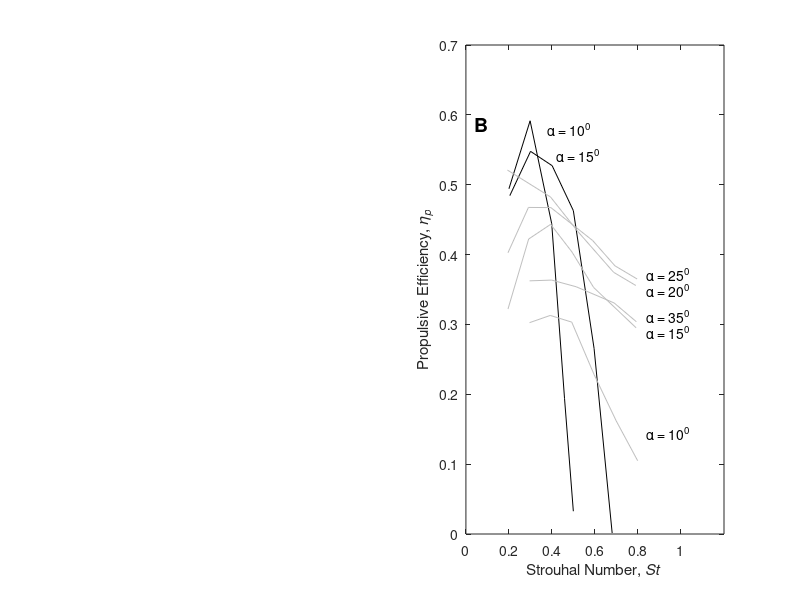

The MATLAB source for this figure: (Note: this script raises an error after producing the figure.)
% plotHoverFig6: plot data from Hover fog 6 for harmonic and sawtooth

load('Hover2004_Fig6')

figure(6); 
subplot(122); hold on; box on
h = plot(a10_harmonic(:,1),a10_harmonic(:,2),a15_harmonic(:,1),a15_harmonic(:,2));
set(h,'color','k');
h = plot(a10_sawtooth(:,1),a10_sawtooth(:,2),a15_sawtooth(:,1),a15_sawtooth(:,2),...
    a20_sawtooth(:,1),a20_sawtooth(:,2),a25_sawtooth(:,1),a25_sawtooth(:,2),...
    a35_sawtooth(:,1),a35_sawtooth(:,2));
set(h,'color',[0.75 0.75 0.75])
xlim([0 1.2])
text(0.42,0.5435,'\alpha = 15^0')
text(0.38,0.58,'\alpha = 10^0')
text(0.8386,0.1447,'\alpha = 10^0')
text(0.8386,0.313,'\alpha = 35^0')
text(0.8386,0.373,'\alpha = 25^0')
text(0.8386,0.35,'\alpha = 20^0')
text(0.8386,0.29,'\alpha = 15^0')

text(0.0386,0.587,'B','FontSize',14,'FontWeight','Bold')
xlabel('Strouhal Number, \itSt '); ylabel('Propulsive Efficiency, \it\eta_p')
adjustfigurefont

%% interpolate points
a10_harmonic_i = interpHover(a10_harmonic);
a15_harmonic_i = interpHover(a15_harmonic);

a10_sawtooth_i = interpHover(a10_sawtooth);
a15_sawtooth_i = interpHover(a15_sawtooth);
a20_sawtooth_i = interpHover(a20_sawtooth);
a25_sawtooth_i = interpHover(a25_sawtooth);
a30_sawtooth_i = interpHover(a30_sawtooth);
a35_sawtooth_i = interpHover(a35_sawtooth);